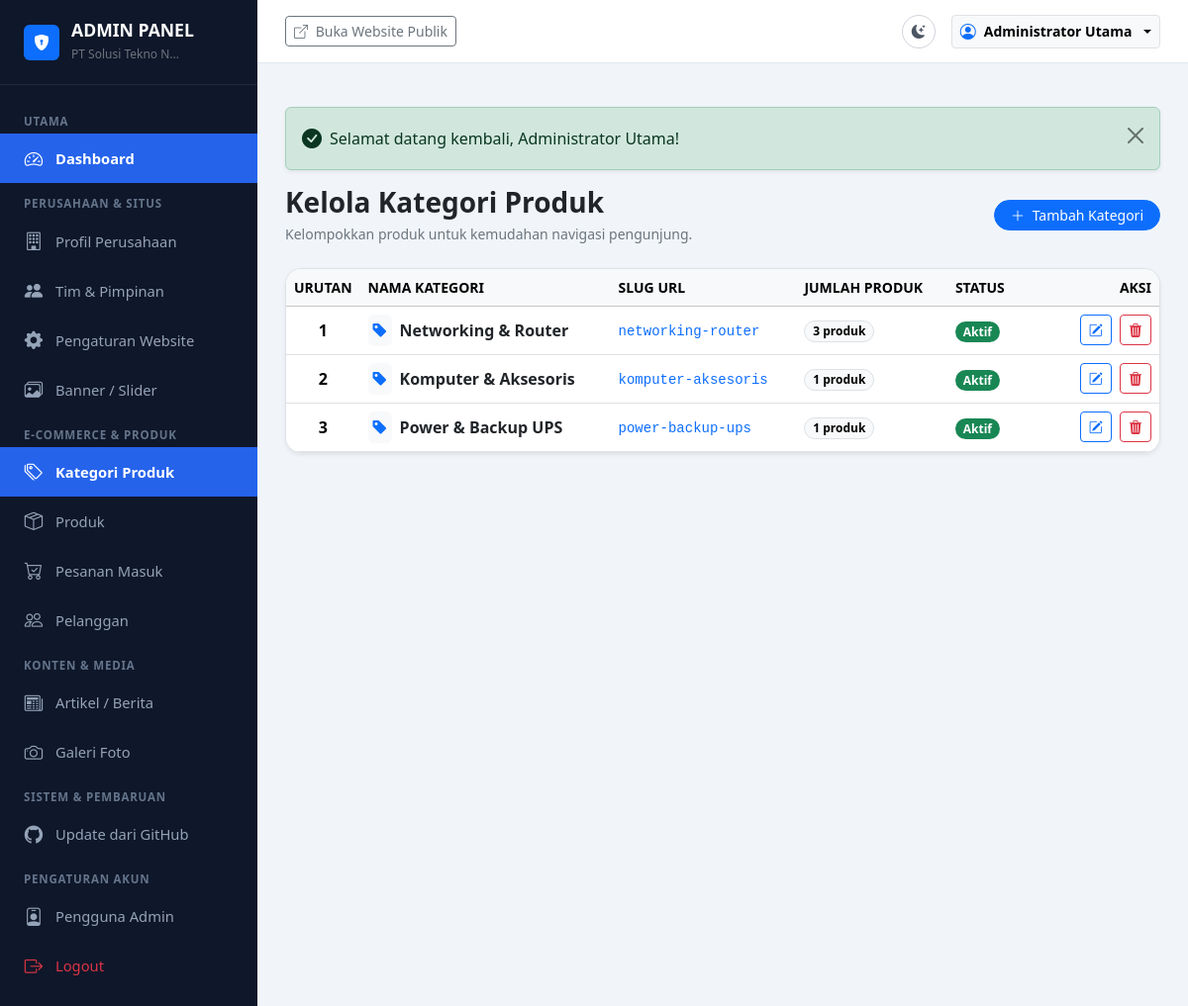
Page /admin/categories (signed in) on the committed database.
### tables this page shows
CREATE TABLE `categories` (
  `id` INT UNSIGNED AUTO_INCREMENT PRIMARY KEY,
  `name` VARCHAR(150) NOT NULL,
  `slug` VARCHAR(150) NOT NULL UNIQUE,
  `icon_image` VARCHAR(255) NULL,
  `sort_order` INT NOT NULL DEFAULT 0,
  `is_active` TINYINT(1) NOT NULL DEFAULT 1,
  `created_at` DATETIME NOT NULL DEFAULT CURRENT_TIMESTAMP,
  `updated_at` DATETIME NOT NULL DEFAULT CURRENT_TIMESTAMP ON UPDATE CURRENT_TIMESTAMP,
  INDEX `idx_category_slug` (`slug`),
  INDEX `idx_category_order` (`sort_order`)
);

### app/controllers/admin/AdminBaseController.php (called while the page is built, shortened)
<?php
class AdminBaseController extends BaseController
{
    protected ?array $currentUser = null;
    public function __construct()
    {
        $this->currentUser = AuthHelper::user();
    }
    public function renderAdminView(string $viewPath, array $data = []): void
    {
        $data['currentUser'] = $this->currentUser;
        $this->renderView($viewPath, $data, 'layouts/admin');
    }
}

### app/controllers/admin/CategoryController.php (called while the page is built, shortened)
<?php
class CategoryController extends AdminBaseController
{
    public function index(): void
    {
        $categories = Category::all();
        $this->renderAdminView('admin/categories/index', [
            'title' => 'Kelola Kategori Produk',
            'categories' => $categories,
        ]);
    }
}

### public/index.php (called while the page is built, shortened)
<?php
spl_autoload_register(function (string $class) {
    $prefixes = [
        'App\\' => dirname(__DIR__) . '/app/',
        'Routes\\' => dirname(__DIR__) . '/routes/',
    ];
    foreach ($prefixes as $prefix => $baseDir) {
        $len = strlen($prefix);
        if (strncmp($prefix, $class, $len) !== 0) {
            continue;
        }
        $relativeClass = substr($class, $len);
        $file = $baseDir . str_replace('\\', '/', $relativeClass) . '.php';
        if (file_exists($file)) {
            return;
        }
        $parts = explode('\\', $relativeClass);
        $className = array_pop($parts);
        $subDir = !empty($parts) ? strtolower(implode('/', $parts)) . '/' : '';
        $fileLowerDir = $baseDir . $subDir . $className . '.php';
        if (file_exists($fileLowerDir)) {
            return;
        }
    }
});
require_once dirname(__DIR__) . '/app/helpers/Env.php';
require_once dirname(__DIR__) . '/app/helpers/Sanitizer.php';
require_once dirname(__DIR__) . '/app/helpers/UrlHelper.php';
require_once dirname(__DIR__) . '/app/helpers/functions.php';
$config = require dirname(__DIR__) . '/config/config.php';
\Routes\Router::dispatch();

### app/helpers/Env.php (called while the page is built, shortened)
<?php
class Env
{
    public static function get(string $key, mixed $default = null): mixed
    {
        if (isset($_ENV[$key])) {
            return $_ENV[$key];
        }
        return $default;
    }
}

### config/config.php (called while the page is built, shortened)
<?php
return [
    'app' => [
        'name' => Env::get('APP_NAME', 'Solusi Tekno Nusantara'),
        'version' => '1.0.0',
        'env' => Env::get('APP_ENV', 'production'),
        'debug' => (bool) Env::get('APP_DEBUG', false),
        'url' => rtrim((string) Env::get('APP_URL', 'http://localhost:8000'), '/'),
        'timezone' => 'Asia/Jakarta',
        'locale' => 'id_ID',
        'currency' => 'Rp',
    ],
    'paths' => [
        'root' => dirname(__DIR__),
        'app' => dirname(__DIR__) . '/app',
        'public' => dirname(__DIR__) . '/public',
        'uploads' => dirname(__DIR__) . '/public/uploads',
        'storage' => dirname(__DIR__) . '/storage',
        'logs' => dirname(__DIR__) . '/storage/logs',
        'views' => dirname(__DIR__) . '/app/views',
    ],
    'upload' => [
        'max_size_mb' => (int) Env::get('MAX_UPLOAD_SIZE_MB', 5),
        'allowed_extensions' => explode(',', (string) Env::get('ALLOWED_EXTENSIONS', 'jpg,jpeg,png,webp')),
        'allowed_mimes' => [
            'image/jpeg',
            'image/png',
            'image/webp',
        ],
    ],
    'session' => [
        'lifetime' => 7200,
        'cookie_httponly' => true,
        'cookie_samesite' => 'Lax',
    ],
];

### app/helpers/UrlHelper.php (called while the page is built, shortened)
<?php
class UrlHelper
{
    private static ?string $baseUrl = null;
    public static function getBaseUrl(): string
    {
        if (self::$baseUrl === null) {
            $config = require dirname(__DIR__, 2) . '/config/config.php';
            $configuredUrl = rtrim((string) ($config['app']['url'] ?? ''), '/');
            if (!empty($_SERVER['HTTP_HOST'])) {
                if (!empty($configuredUrl) && !str_contains($configuredUrl, 'localhost')) {
                    self::$baseUrl = $configuredUrl;
                } else {
                    $protocol = (!empty($_SERVER['HTTPS']) && $_SERVER['HTTPS'] !== 'off')
                        || (isset($_SERVER['HTTP_X_FORWARDED_PROTO']) && $_SERVER['HTTP_X_FORWARDED_PROTO'] === 'https')
                        ? 'https' : 'http';
                    self::$baseUrl = "{$protocol}://{$_SERVER['HTTP_HOST']}";
                }
            } else {
                self::$baseUrl = !empty($configuredUrl) ? $configuredUrl : 'http://localhost:8000';
            }
        }
        return self::$baseUrl;
    }
    public static function base(string $path = ''): string
    {
        $base = self::getBaseUrl();
        $path = ltrim($path, '/');
        return $path === '' ? $base : "{$base}/{$path}";
    }
}

### app/models/Category.php (called while the page is built, shortened)
<?php
class Category extends BaseModel
{
    public static function all(): array
    {
        $sql = 'SELECT c.*, COUNT(p.id) as product_count
                FROM `categories` c
                LEFT JOIN `products` p ON p.category_id = c.id
                GROUP BY c.id
                ORDER BY c.sort_order ASC, c.name ASC';
        return self::fetchAll($sql);
    }
}

### app/helpers/Database.php (called while the page is built, shortened)
<?php
class Database
{
    private static ?PDO $instance = null;
    public static function getConnection(): PDO
    {
        if (self::$instance === null) {
            $config = require dirname(__DIR__, 2) . '/config/database.php';
            $dbConfig = $config['connections'][$config['default']];
            $dsn = sprintf(
                '%s:host=%s;port=%d;dbname=%s;charset=%s',
                $dbConfig['driver'],
                $dbConfig['host'],
                $dbConfig['port'],
                $dbConfig['database'],
                $dbConfig['charset']
            );
            try {
                self::$instance = new PDO(
                    $dsn,
                    $dbConfig['username'],
                    $dbConfig['password'],
                    $dbConfig['options']
                );
            } catch (PDOException $e) {
                self::logError($e->getMessage());
                throw new RuntimeException('Koneksi database gagal. Silakan periksa konfigurasi .env atau database.sql.');
            }
        }
        return self::$instance;
    }
}

### app/models/BaseModel.php (called while the page is built, shortened)
<?php
abstract class BaseModel
{
    protected static function db(): PDO
    {
        return Database::getConnection();
    }
    public static function query(string $sql, array $params = []): PDOStatement
    {
        $stmt = self::db()->prepare($sql);
        $stmt->execute($params);
        return $stmt;
    }
    public static function fetchAll(string $sql, array $params = []): array
    {
        $stmt = self::query($sql, $params);
        return $stmt->fetchAll();
    }
}

### app/helpers/Sanitizer.php (called while the page is built, shortened)
<?php
class Sanitizer
{
    public static function e(?string $string): string
    {
        return htmlspecialchars((string) $string, ENT_QUOTES | ENT_SUBSTITUTE, 'UTF-8');
    }
}

### app/helpers/functions.php (called while the page is built, shortened)
<?php
if (!function_exists('e')) {
    function e(?string $string): string
    {
        return Sanitizer::e($string);
    }
}

### app/views/admin/categories/index.php (the view, shortened to what this page needs)
<div class="d-flex justify-content-between align-items-center mb-4">
    <div>
        <h3 class="fw-bold text-dark mb-1">Kelola Kategori Produk</h3>
        <p class="text-secondary small mb-0">Kelompokkan produk untuk kemudahan navigasi pengunjung.</p>
    </div>
    <div>
        <a href="<?= UrlHelper::base('admin/categories/create') ?>" class="btn btn-primary btn-sm rounded-pill px-3">
            <i class="bi bi-plus-lg me-1"></i> Tambah Kategori
        </a>
    </div>
</div>
<div class="card border rounded-4 shadow-sm bg-white overflow-hidden" style="max-width: 900px;">
    <div class="table-responsive">
        <table class="table align-middle mb-0">
            <thead class="table-light small text-uppercase">
                <tr>
                    <th style="width: 70px;">Urutan</th>
                    <th>Nama Kategori</th>
                    <th>Slug URL</th>
                    <th>Jumlah Produk</th>
                    <th>Status</th>
                    <th style="width: 140px;" class="text-end">Aksi</th>
                </tr>
            </thead>
            <tbody>
                <?php if (empty($categories)): ?>
                    <tr>
                        <td colspan="6" class="text-center py-4 text-muted">Belum ada kategori.</td>
                    </tr>
                <?php else: ?>
                    <?php foreach ($categories as $c): ?>
                        <tr>
                            <td class="fw-bold text-center"><?= (int) $c['sort_order'] ?></td>
                            <td>
                                <div class="d-flex align-items-center gap-2">
                                    <?php if (!empty($c['icon_image'])): ?>
                                        <img src="<?= UrlHelper::upload($c['icon_image']) ?>" alt="<?= e($c['name']) ?>" class="rounded" style="width: 32px; height: 32px; object-fit: contain;">
                                    <?php else: ?>
                                        <div class="bg-light p-1 rounded text-primary"><i class="bi bi-tag-fill"></i></div>
                                    <?php endif; ?>
                                    <span class="fw-bold text-dark"><?= e($c['name']) ?></span>
                                </div>
                            </td>
                            <td><code class="text-primary"><?= e($c['slug']) ?></code></td>
                            <td>
                                <span class="badge rounded-pill text-bg-light border"><?= (int) $c['product_count'] ?> produk</span>
                            </td>
                            <td>
                                <?php if ($c['is_active']): ?>
                                    <span class="badge text-bg-success rounded-pill">Aktif</span>
                                <?php else: ?>
                                    <span class="badge text-bg-secondary rounded-pill">Nonaktif</span>
                                <?php endif; ?>
                            </td>
                            <td class="text-end">
                                <a href="<?= UrlHelper::base('admin/categories/edit/' . $c['id']) ?>" class="btn btn-sm btn-outline-primary me-1" title="Edit">
                                    <i class="bi bi-pencil-square"></i>
                                </a>
                                <form action="<?= UrlHelper::base('admin/categories/delete/' . $c['id']) ?>" method="POST" class="d-inline">
                                    <button type="submit" class="btn btn-sm btn-outline-danger" data-confirm-delete="Hapus kategori ini beserta asosiasi produknya?" title="Hapus">
                                        <i class="bi bi-trash3-fill"></i>
                                    </button>
                                </form>
                            </td>
                        </tr>
                    <?php endforeach; ?>
                <?php endif; ?>
            </tbody>
        </table>
    </div>
</div>

### routes/Router.php (shortened to what this page needs)
<?php
class Router
{
    private static array $routes = [];
    private static function addRoute(string $method, string $path, string $handler): void
    {
        $path = '/' . trim($path, '/');
        $pattern = preg_replace('/\{([a-zA-Z0-9_]+)\}/', '(?P<$1>[^/]+)', $path);
        $regex = '#^' . $pattern . '$#i';
        self::$routes[] = [
            'method' => strtoupper($method),
            'path' => $path,
            'regex' => $regex,
            'handler' => $handler,
        ];
    }
    public static function dispatch(): void
    {
        $requestMethod = $_SERVER['REQUEST_METHOD'] ?? 'GET';
        $requestUri = parse_url($_SERVER['REQUEST_URI'] ?? '/', PHP_URL_PATH);
        $config = require dirname(__DIR__) . '/config/config.php';
        $requestUri = '/' . trim($requestUri, '/');
        foreach (self::$routes as $route) {
            if ($route['method'] !== $requestMethod && $route['method'] !== 'ANY') {
                continue;
            }
            if (preg_match($route['regex'], $requestUri, $matches)) {
                $params = array_filter($matches, 'is_string', ARRAY_FILTER_USE_KEY);
                self::executeHandler($route['handler'], $params);
                return;
            }
        }
    }
    private static function executeHandler(string $handler, array $params): void
    {
        [$controllerName, $action] = explode('@', $handler);
        $controller = new $fullControllerClass();
        call_user_func_array([$controller, $action], $params);
    }
}

### public/assets/css/admin.css (style rules this page uses)
:root { --admin-sidebar-bg: #0f172a; --admin-sidebar-hover: #1e293b; --admin-sidebar-active: #2563eb; --admin-sidebar-text: #94a3b8; --admin-sidebar-text-active: #ffffff; --admin-topbar-bg: #ffffff; --admin-body-bg: #f1f5f9; }
body { font-family: 'Segoe UI', system-ui, -apple-system, sans-serif; background-color: var(--admin-body-bg); color: #334155; }

### rows in the picture
categories: sort_order "1", name "Networking & Router", slug "networking-router", product_count "3", is_active "Aktif"
categories: sort_order "2", name "Komputer & Aksesoris", slug "komputer-aksesoris", product_count "1", is_active "Aktif"
categories: sort_order "3", name "Power & Backup UPS", slug "power-backup-ups", product_count "1", is_active "Aktif"

### other values in the picture
mb_strimwidth($companyName, 0, 20, '...') "PT Solusi Tekno N..."
$text "Selamat datang kembali, Administrator Utama!"
